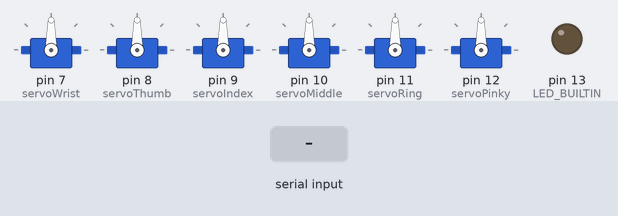
Bench run of a sketch on a simulated Arduino Uno, built with avr-gcc and run on an emulated ATmega328P. Parts: 6 × servo, output pins drawn as LEDs (lit = HIGH). The inputs (shaded band) are chosen by the test bench.

Above: at 1.2 s.
1.3 s: "90,45,200\n" received over Serial
At 2.5 s:
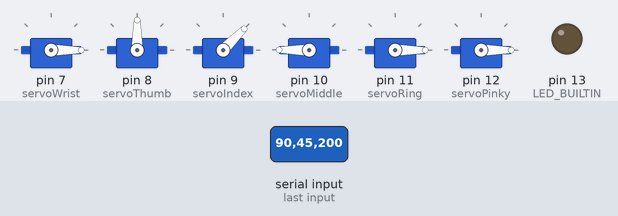
2.8 s: "30,150,10\n" received over Serial
At 3.9 s:
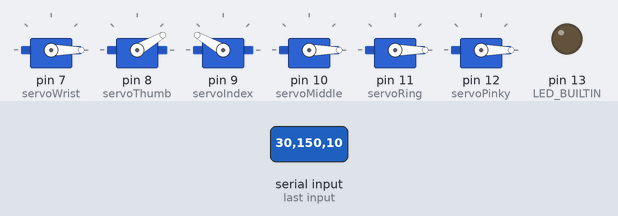
4.3 s: "90,45\n" received over Serial
At 4.8 s:
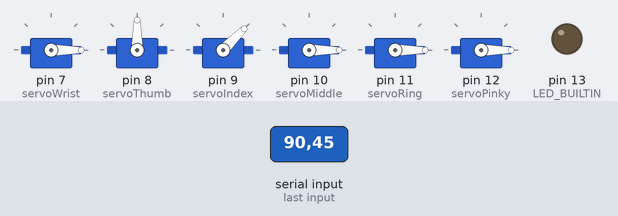
5.8 s: "0\n" received over Serial
At 7.0 s:
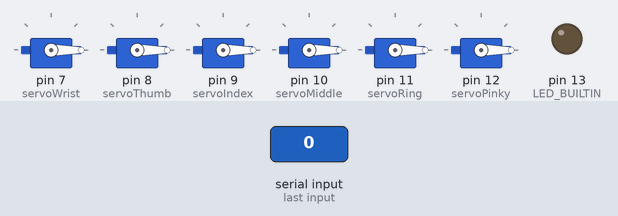
7.3 s: "90\n" received over Serial
At 8.2 s:
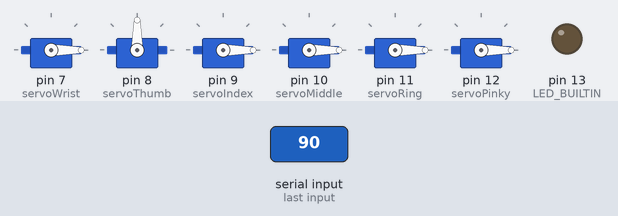
8.8 s: "200\n" received over Serial
At 9.4 s:
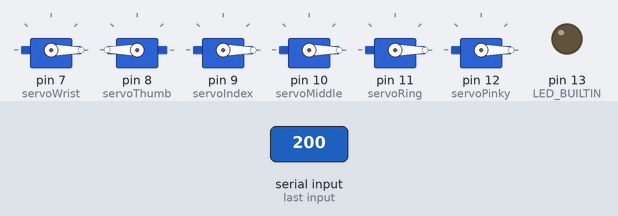
Timing chart, 0 to 11.3 s (numbered marks = the images above; inputs shaded):
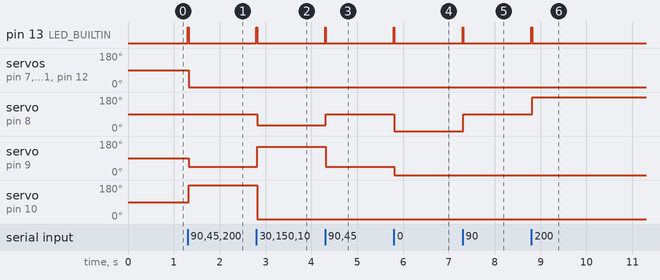

The sketch:

Hand_Control.ino
```cpp
// Imports
#include <Servo.h>

// Objects
Servo servoWrist;
Servo servoThumb;
Servo servoIndex;
Servo servoMiddle;
Servo servoRing;
Servo servoPinky;

// Variables
int index;
int indexUp;
int numDigits;
int fingerPos;
String myString;

// Setup code goes here
void setup() {
  // Starts the serial
  Serial.begin(9600);
  Serial.setTimeout(10);

  // Sets up the servos
  servoWrist .attach(7);
  servoThumb .attach(8);
  servoIndex .attach(9);
  servoMiddle.attach(10);
  servoRing  .attach(11);
  servoPinky .attach(12);

  // Servos go to the init position
  servoWrist .write(90);
  servoThumb .write(90);
  servoIndex .write(90);
  servoMiddle.write(90);
  servoRing  .write(90);
  servoPinky .write(90);

  // Initialize the built in LED
  pinMode(LED_BUILTIN, OUTPUT);
}

// Main loop code goes here
void loop() {
  // Idles when there is no data
  while (Serial.available() == 0) {
    // Turns the built in LED off when there is no serial data
    digitalWrite(LED_BUILTIN, LOW);
  }

  // Turns the built in LED on when there is serial data
  digitalWrite(LED_BUILTIN, HIGH);

  // Recieves the data
  myString = Serial.readStringUntil('\r');

  // Sets the digits per number
  numDigits = 3;

  // Sets up the indices
  index   = 0;
  indexUp = index + numDigits;

  // Thumb movement
  servoThumb.write(myString.substring(index, indexUp).toInt());

  // Increments the indices
  index   += numDigits;
  indexUp += numDigits;

  // Index movement
  servoIndex.write(myString.substring(index, indexUp).toInt());

  // Increments the indices
  index   += numDigits;
  indexUp += numDigits;

  // Middle movement
  servoMiddle.write(myString.substring(index, indexUp).toInt());

  // Increments the indices
  index   += numDigits;
  indexUp += numDigits;

  // Ring movement
  servoRing.write(myString.substring(index, indexUp).toInt());

  // Increments the indices
  index   += numDigits;
  indexUp += numDigits;

  // Pinky movement
  servoPinky.write(myString.substring(index, indexUp).toInt());

  // Increments the indices
  index   += numDigits;
  indexUp += numDigits;

  // Wrist movement
  servoWrist.write(myString.substring(index, indexUp).toInt());
}
```

Measured:
- after the input at 1.3 s, pin 13 (LED_BUILTIN): LOW → HIGH at once, → LOW 0.02 s later; servo on pin 7 (servoWrist), servo on pin 11 (servoRing), servo on pin 12 (servoPinky): 90° → 0° at once; servo on pin 9 (servoIndex): 90° → 45° at once; servo on pin 10 (servoMiddle): 90° → 180° at once
- after the input at 2.8 s, pin 13 (LED_BUILTIN): LOW → HIGH at once, → LOW 0.02 s later; servo on pin 8 (servoThumb): 90° → 30° at once; servo on pin 9 (servoIndex): 45° → 150° at once; servo on pin 10 (servoMiddle): 180° → 0° at once
- after the input at 4.3 s, pin 13 (LED_BUILTIN): LOW → HIGH at once, → LOW 0.01 s later; servo on pin 8 (servoThumb): 30° → 90° at once; servo on pin 9 (servoIndex): 150° → 45° at once
- after the input at 5.8 s, pin 13 (LED_BUILTIN): LOW → HIGH at once, → LOW 0.01 s later; servo on pin 8 (servoThumb): 90° → 0° at once; servo on pin 9 (servoIndex): 45° → 0° at once
- after the input at 7.3 s, pin 13 (LED_BUILTIN): LOW → HIGH at once, → LOW 0.01 s later; servo on pin 8 (servoThumb): 0° → 90° at once
- after the input at 8.8 s, pin 13 (LED_BUILTIN): LOW → HIGH at once, → LOW 0.01 s later; servo on pin 8 (servoThumb): 90° → 180° at once
